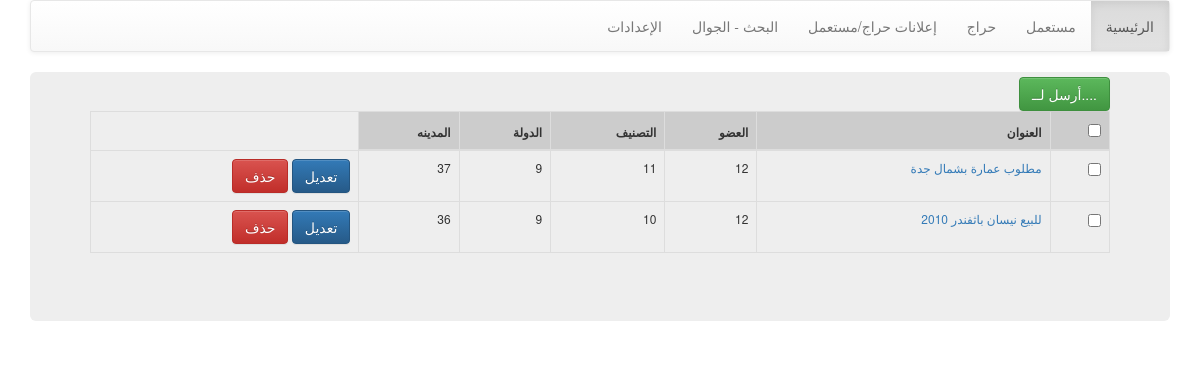
The page /Tell/index.php on the database its author committed.
### tables this page shows
CREATE TABLE IF NOT EXISTS `adds` (
  `ID` int(11) NOT NULL AUTO_INCREMENT,
  `Name` text,
  `Address` text,
  `Type` int(11) DEFAULT NULL,
  `Details` text,
  `Active` int(11) DEFAULT NULL,
  `MemberID` int(11) DEFAULT NULL,
  `AddKey` text,
  `Date` bigint(20) DEFAULT NULL,
  `CommentCount` int(11) DEFAULT '0',
  `VisitCount` int(11) DEFAULT '0',
  `ClassID` int(11) DEFAULT NULL,
  `CountryID` int(11) DEFAULT NULL,
  `CityID` int(11) DEFAULT NULL,
  `SellType` int(11) DEFAULT NULL,
  `Special` int(11) DEFAULT NULL,
  `ActDate` bigint(20) DEFAULT NULL,
  `delreq` int(11) DEFAULT '0',
  `Activeold` int(11) DEFAULT '0',
  `Authorized` tinyint(1) NOT NULL,
  `Price` int(11) NOT NULL,
  `Currency` varchar(255) NOT NULL,
  `HidePhone` tinyint(1) NOT NULL,
  `Params` text NOT NULL,
  `Album` text NOT NULL,
  `twitter` tinyint(1) NOT NULL,
  `sms` tinyint(1) NOT NULL,
  `m_mobile` varchar(25) NOT NULL,
  `m_name` varchar(50) NOT NULL,
  `mb_sms` text NOT NULL,
  `smsTime` varchar(25) NOT NULL,
  PRIMARY KEY (`ID`)
);

### Tell/index.php (the view, shortened to what this page needs)
<!DOCTYPE html>
<html>
<head>
<link rel="stylesheet" href="http://netdna.bootstrapcdn.com/bootstrap/3.0.3/css/bootstrap.min.css">
<link rel="stylesheet" href="http://netdna.bootstrapcdn.com/bootstrap/3.0.3/css/bootstrap-theme.min.css">
</head>
<body>
    <div class="container">
     <?php include_once('nav.php'); ?>
      <div class="jumbotron">
<?php
require_once('config.php');
$rows ='';
	if($result =$mysqli->query("SELECT * FROM `adds`")) {
		echo "<form name='ads' action='".$_SERVER['PHP_SELF']."' method='post'>
		<input type='hidden' name='submit' value='1' />
		<button type='submit' class='btn btn-success' style='float:right'> أرسل لــ....</button> <br/><br/>
		<table class='table table-bordered'>
								 <thead>
									  <th><input type='checkbox' value='' onClick='javascript: return toggle(this);' name='checkAll'></th>
									 <th>العنوان</th>
									  <th>العضو</th>
									  <th>التصنيف</th>
									  <th>الدولة</th>
									  <th>المدينه</th>
								 </thead>
								<tbody>";
					if (mysqli_num_rows($result) > 0 ) {
							while($row = $result->fetch_assoc()){
								echo"<tr>
								<td><input type='checkbox' value='".$row['ID']."' name='IDs[]'></td>
								<td><a href='ad_v.php?id=".$row['ID']."'>".$row['Name']."</a></td><td>".
								$row['MemberID']."</td><td>".
								$row['ClassID']."</td><td>".
								$row['CountryID']."</td><td>".
								$row['CityID']."</td><td><a href='ad_e.php?id=".$row['ID']."' class='btn btn-large btn-primary'>تعديل </a>
								<a href='index.php?id=".$row['ID']."' class='btn btn-large btn-danger'>حذف </a>
								</td></tr>";
							}
					} else
						$rows .="NO RESULTS";
					echo "</tbody></table></form>";
	}
		?>
		</div>
      </div>
</body>
</html>

### Tell/index.php (style rules this page uses)
.jumbotron { padding-top: 5px; font-size:12px; }
.jumbotron form input[type='text'],table { direction : rtl; }
table th { text-align:right; background:#ccc; }

### rows shown on the page
adds: Name "مطلوب عمارة بشمال جدة", MemberID "12", ClassID "11", CountryID "9", CityID "37"
adds: Name "للبيع نيسان باثفندر 2010", MemberID "12", ClassID "10", CountryID "9", CityID "36"
